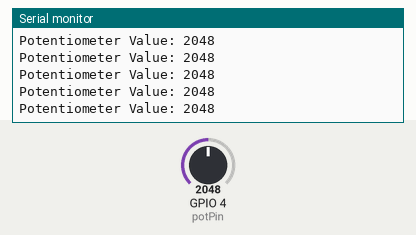
Simulated run of this sketch. Board: ESP32. Parts: the last lines printed to the serial monitor. The test bench sets the inputs (shaded band); at power-on: GPIO 4 (potPin) = 2048.

Above: at 3.7 s.
3.8 s: GPIO 4 (potPin) set to 1073
At 4.8 s:
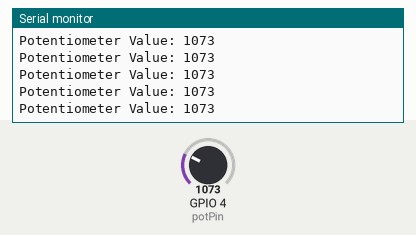
5.3 s: GPIO 4 (potPin) set to 967
At 6.2 s:
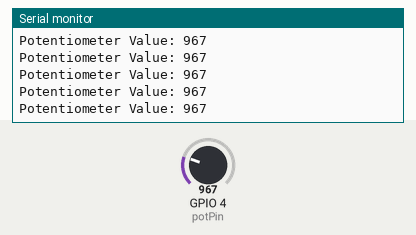
Timing chart, 0 to 8.3 s (numbered marks = the images above; inputs shaded):
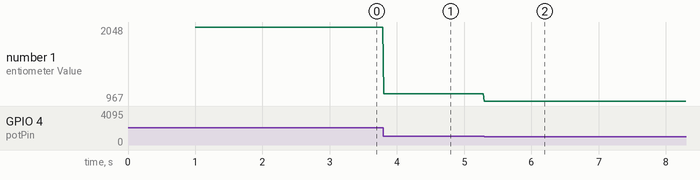

The sketch:

Unit_Potentiometer_Tester.ino
```cpp
// Change this pin to match the ESP32's analog input pin
const int potPin = 4;  // Example pin, change to match your setup

void setup() {
  // Serial Monitor
  Serial.begin(115200);
  delay(1000);

  Serial.println("ESP32 Potentiometer Test - Reading Values");
}

void loop() {
  // Read and print the potentiometer value
  int potValue = analogRead(potPin);
  Serial.print("Potentiometer Value: ");
  Serial.println(potValue);

  delay(16);
}
```

Measured:
- after the input at 3.8 s, the serial monitor: prints a new line at once (image 1)
- after the input at 5.3 s, the serial monitor: prints a new line at once (image 2)
- plotted number 1: 2048 → 1073 after the input at 3.8 s, 1073 → 967 after the input at 5.3 s
